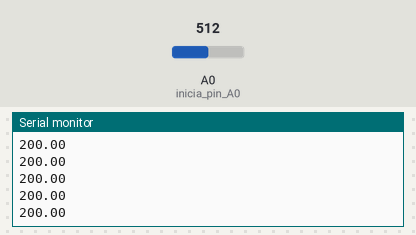
The sketch below on a simulated Arduino Uno, built with avr-gcc and run on an emulated ATmega328P. Parts: the last lines printed to the serial monitor. Inputs (shaded band) come from the test bench; at power-on: A0 (inicia_pin_A0) = 512.

Above: at 1.2 s.
1.3 s: A0 (inicia_pin_A0) set to 716
At 1.56 s:
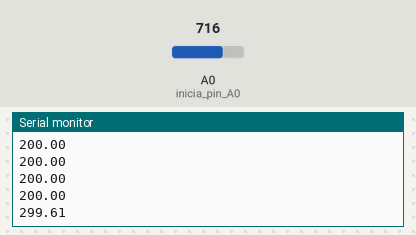
2.8 s: A0 (inicia_pin_A0) set to 900
At 2.96 s:
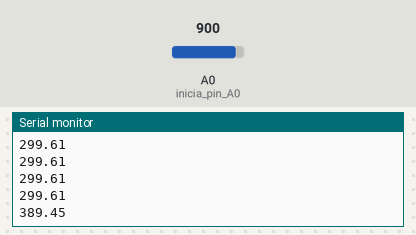
Timing chart, 0 to 5.8 s (numbered marks = the images above; inputs shaded):
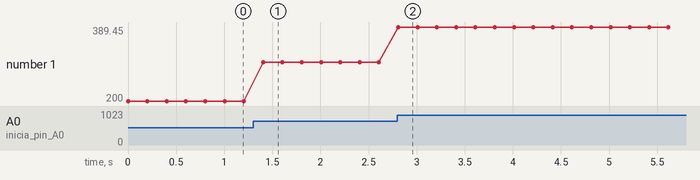

Measured:
- after the input at 1.3 s, the serial monitor: prints a new line after 0.10 s (image 1)
- after the input at 2.8 s, the serial monitor: prints a new line at once (image 2)
- plotted number 1: 200 → 299.61 after the input at 1.3 s, 299.61 → 389.45 after the input at 2.8 s

The sketch:

Temp_Sensor.ino
```cpp
// @author Tomas de Camino Beck
// @version 1.0
// Inventoria.org y funcostarica.org

void setup() {
  // put your setup code here, to run once:
  pinMode(A0,INPUT); //inicia pin A0
  Serial.begin(9600); //inicia el puerto serial
}

void loop() {
  // put your main code here, to run repeatedly:
  int reading = analogRead(A0);//lee el pin analogo
  float voltage = (float)reading/1024*5.0;// convierte a voltios
  float temperatureC = (voltage - 0.5) * 100 ;//convierte a celsius
  Serial.println(temperatureC);// los manda al puerto serial
  delay(200);
}
```
